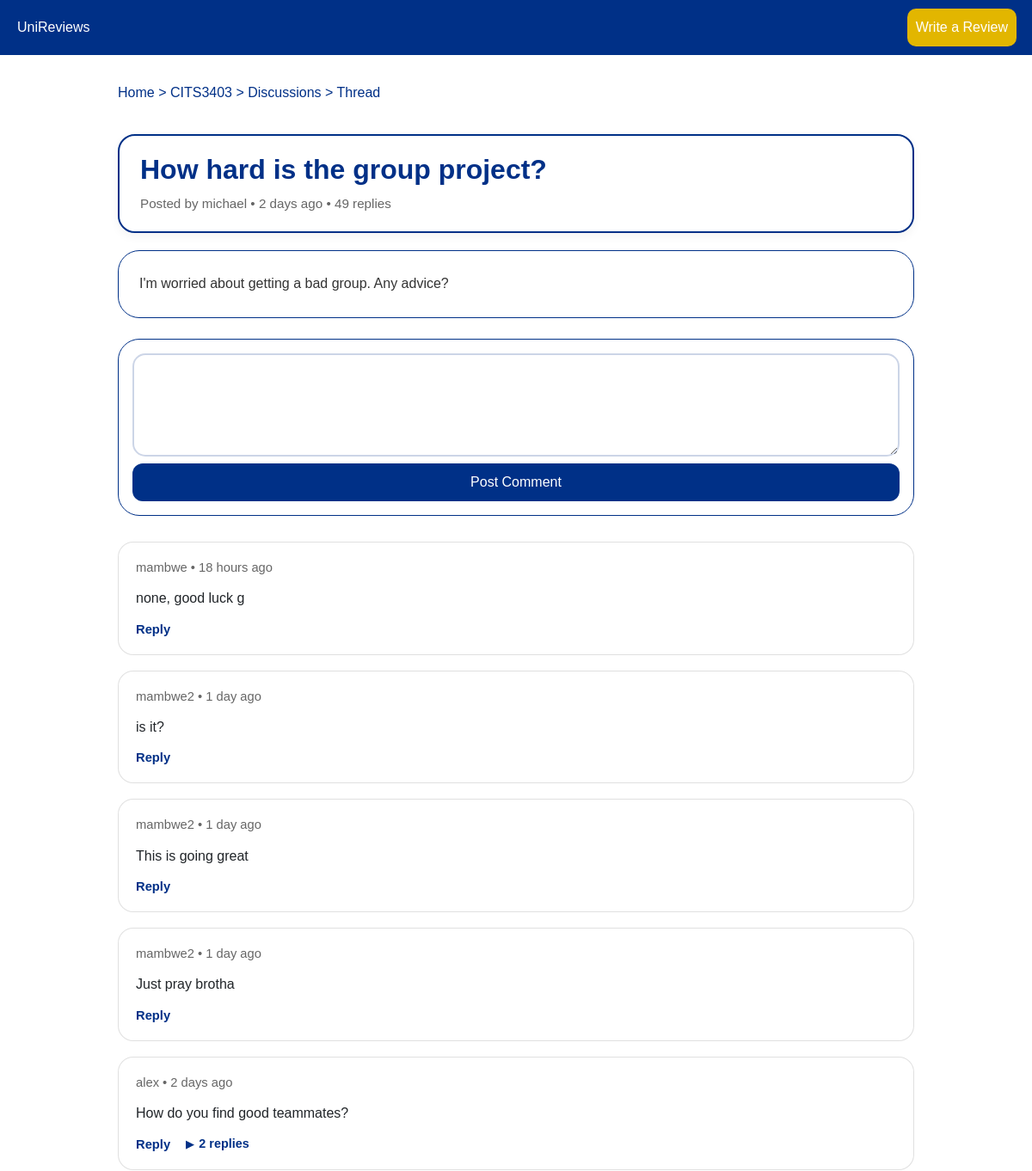
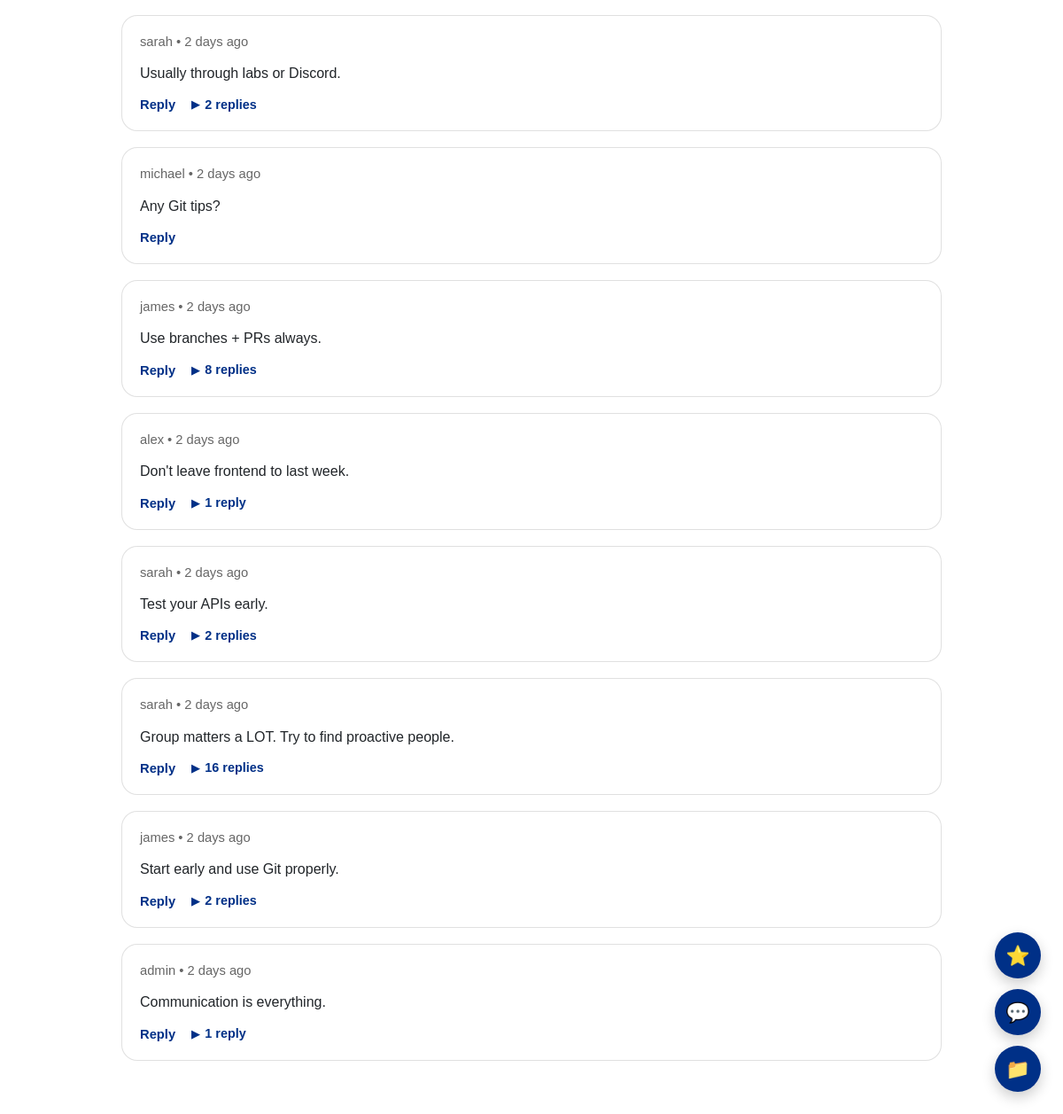
The page /discussion/1 on the database its author committed (2 pictures, top to bottom).
### app/models.py (models this page shows, shortened)
class Unit(db.Model):
    __tablename__ = "units"
    code = db.Column(
        db.String(16),
        primary_key=True
    )
    name = db.Column(
        db.String(255),
        nullable=False
    )
    level = db.Column(
        db.Integer,
        nullable=False
    )
    handbook_link = db.Column(db.String(500))
    tags = db.Column(db.JSON, default=list)
    prerequisites = db.Column(db.JSON, default=list)
    tips = db.Column(db.Text)
    reviews = db.relationship(
        "Review",
        back_populates="unit",
        cascade="all, delete-orphan",
        order_by="desc(Review.created_at)"
    )
    discussions = db.relationship(
        "Discussion",
        back_populates="unit",
        cascade="all, delete-orphan",
        order_by="desc(Discussion.created_at)"
    )
    projects = db.relationship(
        "Project",
        back_populates="unit",
        cascade="all, delete-orphan",
        order_by="desc(Project.created_at)"
    )

class Discussion(db.Model):
    __tablename__ = "discussions"
    discussion_id = db.Column(
        db.Integer,
        primary_key=True
    )
    unit_code = db.Column(
        db.String(16),
        db.ForeignKey("units.code"),
        nullable=False
    )
    author_id = db.Column(
        db.Integer,
        db.ForeignKey("users.user_id"),
        nullable=False
    )
    title = db.Column(
        db.String(255),
        nullable=False
    )
    body = db.Column(
        db.Text,
        nullable=False
    )
    created_at = db.Column(
        db.DateTime,
        default=lambda: datetime.now(timezone.utc)
    )
    upvotes = db.Column(db.Integer, default=0)
    downvotes = db.Column(db.Integer, default=0)
    voters = db.Column(db.JSON, default=list)
    unit = db.relationship(
        "Unit",
        back_populates="discussions"
    )
    author = db.relationship(
        "User",
        back_populates="discussions"
    )
    comments = db.relationship(
        "Comment",
        back_populates="discussion",
        cascade="all, delete-orphan",
        order_by="desc(Comment.created_at)"
    )
    @property
    def reply_count(self):
        return len(self.comments)

class User(db.Model):
    __tablename__ = "users"
    user_id = db.Column(db.Integer, primary_key=True)
    username = db.Column(
        db.String(20),
        unique=True,
        nullable=False
    )
    email = db.Column(
        db.String(120),
        unique=True,
        nullable=False
    )
    password_hash = db.Column(
        db.String(256),
        nullable=False
    )
    role = db.Column(
        db.Enum(UserRole),
        default=UserRole.STUDENT,
        nullable=False
    )
    recently_viewed_units = db.Column(db.JSON, default=list)
    recently_viewed_discussions = db.Column(db.JSON, default=list)
    recently_viewed_projects = db.Column(db.JSON, default=list)
    study_plan = db.Column(db.JSON, default=list)
    bookmarks = db.Column(db.JSON, default=list)
    reviews = db.relationship(
        "Review",
        back_populates="author",
        cascade="all, delete-orphan",
        order_by="desc(Review.created_at)"
    )
    discussions = db.relationship(
        "Discussion",
        back_populates="author",
        cascade="all, delete-orphan",
        order_by="desc(Discussion.created_at)"
    )
    comments = db.relationship(
        "Comment",
        back_populates="author",
        cascade="all, delete-orphan",
        order_by="desc(Comment.created_at)"
    )
    projects = db.relationship(
        "Project",
        back_populates="author",
        cascade="all, delete-orphan",
        order_by="desc(Project.created_at)"
    )

class Comment(db.Model):
    __tablename__ = "comments"
    comment_id = db.Column(
        db.Integer,
        primary_key=True
    )
    discussion_id = db.Column(
        db.Integer,
        db.ForeignKey("discussions.discussion_id"),
        nullable=False
    )
    comment_author_id = db.Column(
        db.Integer,
        db.ForeignKey("users.user_id"),
        nullable=False
    )
    content = db.Column(
        db.Text,
        nullable=False
    )
    created_at = db.Column(
        db.DateTime,
        default=lambda: datetime.now(timezone.utc)
    )
    parent_comment_id = db.Column(
        db.Integer,
        db.ForeignKey("comments.comment_id"),
        nullable=True
    )
    upvotes = db.Column(db.Integer, default=0)
    downvotes = db.Column(db.Integer, default=0)
    discussion = db.relationship(
        "Discussion",
        back_populates="comments"
    )
    author = db.relationship(
        "User",
        back_populates="comments"
    )
    replies = db.relationship(
        "Comment",
        backref=db.backref(
            "parent",
            remote_side=[comment_id]
        ),
        cascade="all, delete-orphan"
    )

### app/routes.py (the view)
@main.route("/discussion/<int:discussion_id>")
def discussion_thread(discussion_id):
    discussion = Discussion.query.get_or_404(
        discussion_id
    )
    comments_tree = build_comment_tree(
        discussion.comments
    )
    return render_template(
        "discussion_thread.html",
        discussion=discussion,
        unit=discussion.unit,
        comments=comments_tree,
        current_user_id=get_current_user()
    )

### app/routes.py (called while the page is built)
@main.context_processor
def inject_globals():
    return dict(
        current_user_id=get_current_user(),
        current_user=get_current_user_obj()
    )

def get_current_user():
    return session.get("user_id")

def get_current_user_obj():
    user_id = get_current_user()
    if not user_id:
        return None
    return User.query.get(get_current_user())

def build_comment_tree(comments):
    comment_map = {}
    for comment in comments:
        comment.replies_cache = []
        comment_map[comment.comment_id] = comment
    root_comments = []
    for comment in comments:
        if comment.parent_comment_id is None:
            root_comments.append(comment)
        else:
            parent = comment_map.get(
                comment.parent_comment_id
            )
            if (
                parent and
                parent.comment_id != comment.comment_id
            ):
                parent.replies_cache.append(comment)
    return root_comments

### app/templates/discussion_thread.html (shortened to what this page needs)
{% extends "base.html" %}
{% block styles %}
<link href="{{ url_for('static', filename='css/discussion_thread_styles.css') }}" rel="stylesheet">
{% endblock %}
{% block content %}
<div id="thread-root"
     data-discussion-id="{{ discussion.discussion_id }}"
     data-current-user="{{ current_user_id }}"
     class="container mt-5 pt-5 thread-container">
    <div class="breadcrumb">
        <p>
            <a href="{{ url_for('main.index') }}">Home</a> >
            <a href="{{ url_for('main.unit_page', code=unit.code) }}">
                {{ unit.code }}
            </a> >
            <a href="{{ url_for('main.unit_discussions', unit_code=unit.code) }}">
                Discussions
            </a> > Thread
        </p>
    </div>
    <div class="thread-sticky">
        <div class="thread-sticky-inner">
            <h2>{{ discussion.title }}</h2>
            <p class="sticky-meta"> Posted by
                {% if discussion.author_id == current_user_id %}
                    You
                {% else %}
                    {{ discussion.author.username }}
                {% endif %}
                •
                <time
                    class="relative-time"
                    datetime="{{ discussion.created_at.isoformat() }}Z">
                </time>
                •
                <span class="thread-reply-count">
                {{ discussion.reply_count }}
                </span> replies
            </p>
        </div>
    </div>
    <div class="card thread-card p-4 mb-4">
        <p class="thread-body">
            {{ discussion.body }}
        </p>
    </div>
    <div class="card p-3 mt-4">
        <textarea
            id="new-comment"
            class="form-control mb-2"
            placeholder="Chip in and share your thoughts...">
        </textarea>
        <button
            id="post-comment-btn"
            class="btn btn-primary">
            Post Comment
        </button>
    </div>
    <div class="comments-section">
        {% for comment in comments %}
            {% include "partials/comment.html" %}
        {% endfor %}
    </div>
</div>
{% endblock %}

### app/templates/partials/comment.html (shortened to what this page needs)
<div class="comment" data-comment-id="{{ comment.comment_id }}">
    <div class="comment-content">
        <p class="meta">
            {% if comment.comment_author_id == current_user_id %}
                You
            {% else %}
                {{ comment.author.username }}
            {% endif %} •
            <time class="relative-time" datetime="{{ comment.created_at.isoformat() }}Z"></time>
        </p>
        <p>{{ comment.content }}</p>
        <div class="comment-actions">
            <button class="reply-btn">
                Reply
            </button>
            {% if comment.replies %}
                <button class="toggle-replies-btn">
                    <span class="reply-arrow">▶</span>
                    <span class="reply-count">
                    {{ comment.replies|length }}
                    {% if comment.replies|length == 1 %}
                        reply
                    {% else %}
                        replies
                    {% endif %}
                    </span>
                </button>
            {% endif %}
        </div>
    </div>
</div>

### app/static/css/discussion_thread_styles.css (style rules this page uses)
body { background-color: white; font-family: Arial, Helvetica, sans-serif; }
.thread-container { max-width: 950px; padding-top: 100px; padding-bottom: 60px; }
.breadcrumb { margin-bottom: 20px; }
.breadcrumb a, .breadcrumb p { text-decoration: none; color: rgb(0, 48, 135); }
.thread-sticky { position: sticky; top: 78px; z-index: 1000; margin-bottom: 20px; }
.thread-sticky-inner { background-color: white; border: 2px solid rgba(0,48,135); border-radius: 20px; padding: 20px 24px; box-shadow: 0 4px 12px rgba(0,0,0,0.05); }
.thread-sticky h2 { margin: 0 0 10px 0; color: rgb(0,48,135); font-weight: bold; }
.sticky-meta { margin: 0; color: #666; font-size: 0.95rem; }
.thread-card { border-radius: 25px; border: 2px solid rgba(0,48,135); overflow: hidden; transition: 0.2s; background-color: white; }
.thread-body { font-size: 1rem; line-height: 1.8; color: #333; margin: 0; }
.card { border-radius: 25px; border: 1px solid rgba(0,48,135); overflow: hidden; transition: 0.2s; background-color: white; }
textarea.form-control { border-radius: 15px; border: 2px solid rgba(0,48,135,0.2); min-height: 120px; resize: vertical; }
.btn-primary { background-color: rgb(0,48,135); border: none; border-radius: 12px; padding: 10px 20px; transition: 0.2s; }
.comments-section { margin-top: 30px; }
.comment { margin-top: 18px; }
.comment-content { background-color: white; padding: 18px 20px; border-radius: 18px; border: 1px solid rgba(0,0,0,0.12); transition: 0.18s ease-in-out; }
.meta { color: #666; font-size: 0.92rem; margin-bottom: 12px; }
.comment-content p:last-of-type { margin-bottom: 12px; line-height: 1.6; }
.comment-actions { display: flex; align-items: center; gap: 18px; margin-top: 10px; }
.toggle-replies-btn { background: none; border: none; padding: 0; color: rgb(0,48,135); font-size: 0.9rem; font-weight: bold; cursor: pointer; display: flex; align-items: center; gap: 6px; }
.reply-arrow { font-size: 0.75rem; transition: transform 0.2s ease; }
.toggle-replies-btn .reply-arrow { transition: transform 0.2s ease; }
.reply-btn { background: none; border: none; color: rgb(0,48,135); cursor: pointer; font-size: 0.92rem; font-weight: bold; padding: 0; }

### rows shown on the page
Unit: code "CITS3403"
Discussion: title "How hard is the group project?", body "I'm worried about getting a bad group. Any advice?"
User: author.username "michael"
Comment: author.username "mambwe", content "none, good luck g"
Comment: author.username "mambwe2", content "is it?"
Comment: author.username "mambwe2", content "This is going great"
Comment: author.username "mambwe2", content "Just pray brotha"
Comment: author.username "alex", content "How do you find good teammates?", replies|length "2"
Comment: author.username "sarah", content "Usually through labs or Discord.", replies|length "2"
Comment: author.username "michael", content "Any Git tips?"
Comment: author.username "james", content "Use branches + PRs always.", replies|length "8"
Comment: author.username "alex", content "Don't leave frontend to last week.", replies|length "1", shows "reply"
Comment: author.username "sarah", content "Test your APIs early.", replies|length "2"
Comment: author.username "sarah", content "Group matters a LOT. Try to find proactive people.", replies|length "16"
Comment: author.username "james", content "Start early and use Git properly.", replies|length "2"
Comment: author.username "admin", content "Communication is everything.", replies|length "1", shows "reply"

### other values the page prints
{{ discussion.reply_count }} "49"
